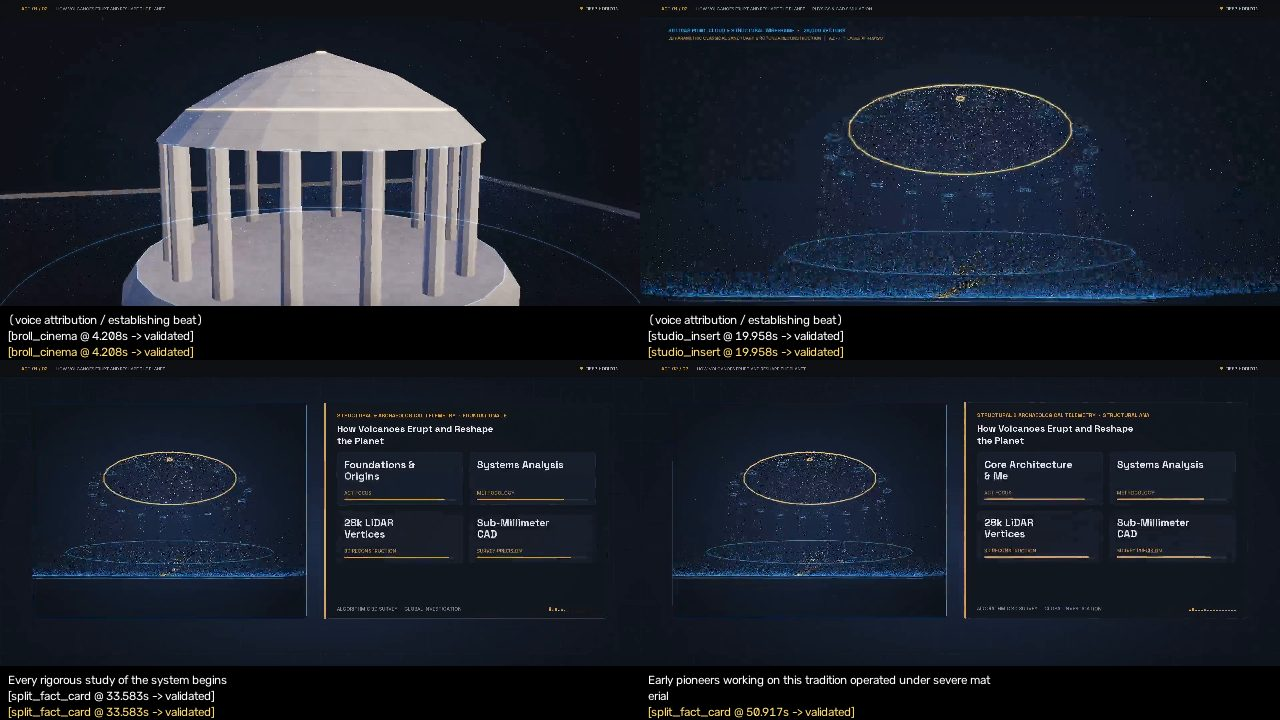
#> input picture qa_evidence/01_science_education_sheet.jpg, 1280 x 720 px
$ python -i infographics.py   (imports and definitions only)
#> lines starting #> are read from the running program, lines starting #| are printed output that depends on the picture
#> further down, picture is the input picture: PIL image 1280x720 RGB; mean R, G, B 30.1, 35.1, 45.2
"""Broadcast Infographic, Architectural Blueprint, and Data-Telemetry Plate Generator.

Generates crisp 1920x1080 widescreen documentary plates, chapter visuals, and
evidence comparison cards using bundled SIL-OFL Space Grotesk & Inter typography.
"""

from __future__ import annotations

import hashlib
import math
import textwrap
from pathlib import Path

import numpy as np
from PIL import Image, ImageDraw, ImageEnhance, ImageFilter, ImageFont

from voxforge.config import FONTS_DIR, VIDEO_SPEC
from voxforge.models import KeyMetric, SubTopicDossier


# [16 lines left out: function load_font, not called in this run]


def apply_cinema_grade(img: Image.Image, target_w: int = 1920, target_h: int = 1080) -> Image.Image:
    """Smart center-crop to 16:9, apply broadcast contrast/color grade, and subtle edge vignette."""
#> called with target_w = 1920, target_h = 1080
    im = img.convert("RGB")
    src_w, src_h = im.size
#> src_w = 1280; src_h = 720
    target_ratio = target_w / target_h
    src_ratio = src_w / max(src_h, 1)
#> src_ratio = 1.78

    if src_ratio > target_ratio:
        new_w = int(round(src_h * target_ratio))
        left = (src_w - new_w) // 2
        im = im.crop((left, 0, left + new_w, src_h))
    elif src_ratio < target_ratio:
        new_h = int(round(src_w / target_ratio))
        # Bias slightly above center to preserve monument peaks / heads
        top = max(0, int((src_h - new_h) * 0.38))
        im = im.crop((0, top, src_w, top + new_h))

    if im.size != (target_w, target_h):
        im = im.resize((target_w, target_h), Image.Resampling.LANCZOS)

    # Auto-exposure guard if image is overly dark or washed out
    arr = np.asarray(im, dtype=np.float32)
    mean_lum = float(arr.mean())
#> mean_lum = 36.88
    if mean_lum < 68.0:
        im = ImageEnhance.Brightness(im).enhance(min(1.45, 88.0 / max(mean_lum, 18.0)))
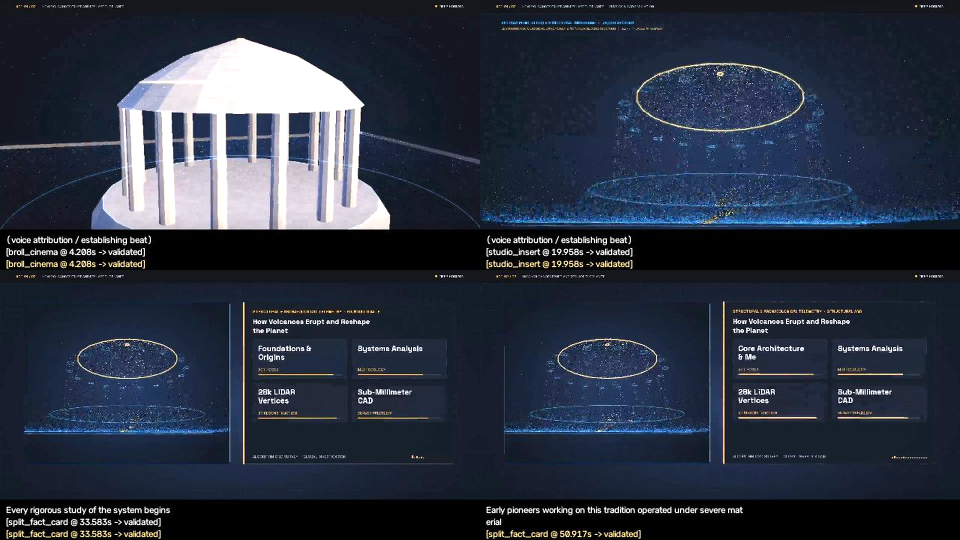
#> im: PIL image 1920x1080 RGB (shown at 1/2 size); mean R, G, B 42.3, 49.9, 64.5
    elif mean_lum > 198.0:
        im = ImageEnhance.Brightness(im).enhance(0.86)

    im = ImageEnhance.Contrast(im).enhance(1.07)
    im = ImageEnhance.Color(im).enhance(1.05)

    # Broadcast 12% peripheral vignette so lower-thirds & badges pop cleanly
    arr = np.asarray(im, dtype=np.float32)
    yy, xx = np.mgrid[0:target_h, 0:target_w]
    nx = (xx - target_w * 0.5) / (target_w * 0.5)
    ny = (yy - target_h * 0.5) / (target_h * 0.5)
    rad2 = nx * nx + ny * ny
    vignette = np.clip(1.0 - 0.22 * (rad2**1.15), 0.62, 1.0)[..., None]
    graded = np.clip(arr * vignette, 0, 255).astype(np.uint8)
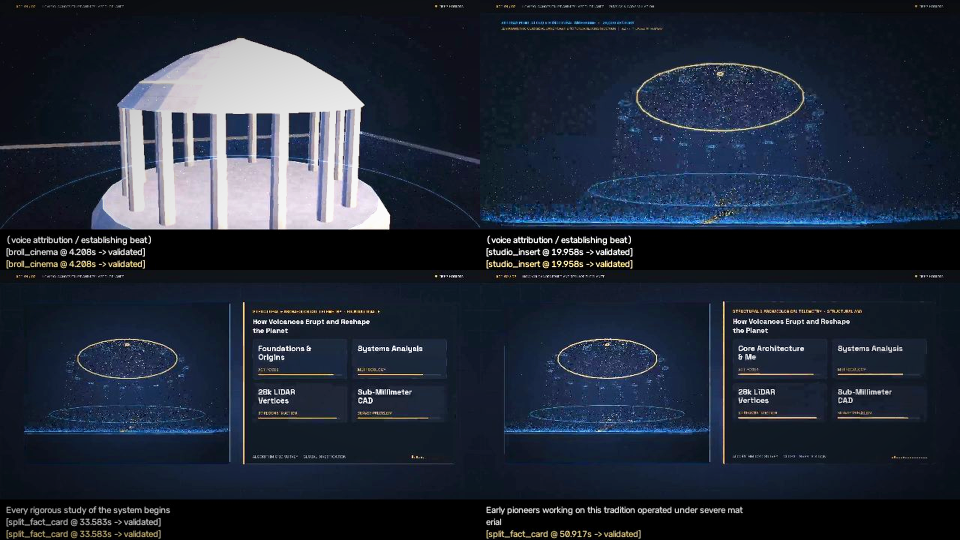
#> graded: shape (1080, 1920, 3) (shown at 1/2 size); mean R, G, B 35, 42.7, 56.8
    return Image.fromarray(graded, mode="RGB")


# [163 lines left out: functions render_procedural_documentary_plate, measure_image_quality, not called in this run]

>>> from PIL import Image
>>> picture = Image.open('../../qa_evidence/01_science_education_sheet.jpg')
>>> result = apply_cinema_grade(picture)
